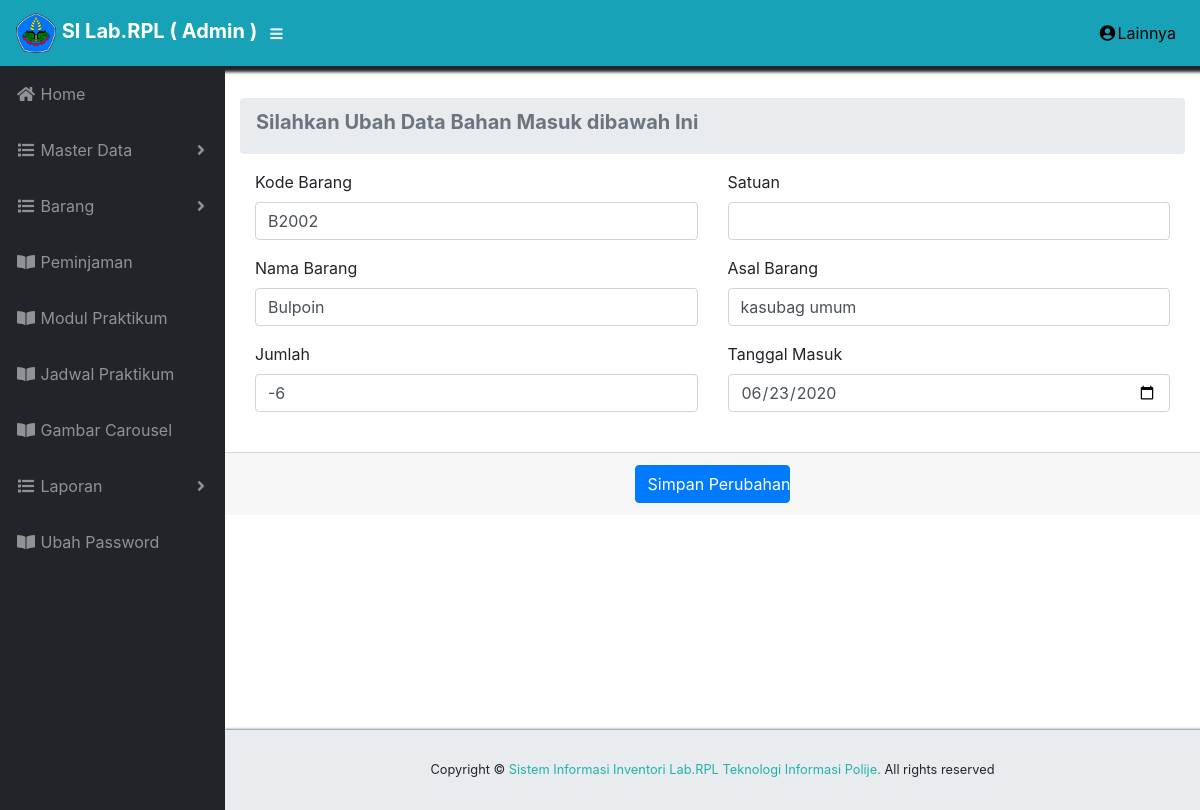
The app's page /admin/cbahan_masuk/edit/8 with its own data.
### tables this page shows
CREATE TABLE `tb_bahanmasuk` (
  `id_bahanmasuk` int(11) NOT NULL,
  `kode_barang` varchar(30) NOT NULL,
  `nama_barang` varchar(30) NOT NULL,
  `jumlah` varchar(20) NOT NULL,
  `asal_barang` varchar(50) NOT NULL,
  `tanggal_masuk` date NOT NULL
);

### application/controllers/admin/Cbahan_masuk.php (called while the page is built, shortened)
<?php
class Cbahan_masuk extends CI_Controller {
    public function __construct(){
    $this->load->model("m_bahanmasuk");
    $this->load->library('form_validation');
    $this->load->library('session');
    }
    public function edit($id){
      $data['tb_bahanmasuk']   = $this->m_bahanmasuk->edit_data($id);
      $this->load->view('admin/edit/bahan_masukedit',$data);
    }
    }

### index.php (called while the page is built, shortened)
<?php
require_once BASEPATH.'core/CodeIgniter.php';

### application/models/M_bahanmasuk.php (called while the page is built, shortened)
  <?php defined('BASEPATH') OR exit('No direct script access allowed');
class M_bahanmasuk extends CI_Model {
  public function edit_data($id){
        $this->db->select('*');
        $this->db->from  ('tb_bahanmasuk');
        $this->db->where ('id_bahanmasuk', $id);
        $query = $this->db->get();
        return $query->result();
    }
}

### application/views/admin/edit/bahan_masukedit.php (the view, shortened to what this page needs)
 <!DOCTYPE html>
<html lang="en">
 <div id="content-wrapper">
 <div class="container-fluid">
  <ol class="breadcrumb">
<li class="breadcrumb-item active">
<h5> <strong>Silahkan Ubah Data Bahan Masuk  dibawah Ini</strong></h5>
</li>
</ol>
 <?php foreach ($tb_bahanmasuk as $masuk) {
 ?>
<form method="post" action="<?php echo base_url().'admin/cbahan_masuk/update'; ?>" enctype="multipart/form-data" class="col-md-12">
<div class="row">
<div class="col-md-6">
<div class="form-group">
<label for="kode barang">Kode Barang</label>
<input value="<?php echo $masuk->kode_barang ?>" type="text" class="form-control" name="kode_barang">
</div>
<div class="form-group">
<label for="nama barang">Nama Barang</label>
<input value="<?php echo $masuk->nama_barang; ?>" type="text" class="form-control" name="nama_barang">
</div>
<div class="form-group">
<label for="jumlah">Jumlah</label>
<input value="<?php echo $masuk->jumlah; ?>" type="text" class="form-control" name="jumlah">
</div>
</div>
<div class="col-md-6">
<div class="form-group">
<label for="satuan">Satuan</label>
<input value="<?php echo $masuk->satuan; ?>" type="text" class="form-control" name="satuan">
</div>
<div class="form-group">
<label for="asal_barang">Asal Barang</label>
<input value="<?php echo $masuk->asal_barang; ?>" type="text" class="form-control" name="asal_barang">
</div>
 <div class="form-group">
 <label for="Tanggal masuk">Tanggal Masuk</label>
 <input value="<?php $tgl = $masuk->tanggal_masuk;
 $date = date("Y-m-d", strtotime($tgl));
 echo $date ?>"  type="date" class="form-control" name="tanggal_masuk">
 </div>
</div>
</div>
</div>
<br>
<div class="card-footer small text-muted text-center">
<button name='btn' type='submit' class='btn btn-primary col-md-2 col-xs-12'>Simpan Perubahan</button>
</div>
<?php } ?>
</div>
</html>

### css/sb-admin.css (style rules this page uses)
html { position: relative; min-height: 100%; }
body { height: 100%; }
#wrapper #content-wrapper { overflow-x: hidden; width: 100%; padding-top: 1rem; padding-bottom: 80px; }
:root { --input-padding-x: 0.75rem; --input-padding-y: 0.75rem; }

### records on screen
tb_bahanmasuk: kode_barang "B2002", nama_barang "Bulpoin", jumlah "-6", asal_barang "kasubag umum", tanggal_masuk "06/23/2020"
